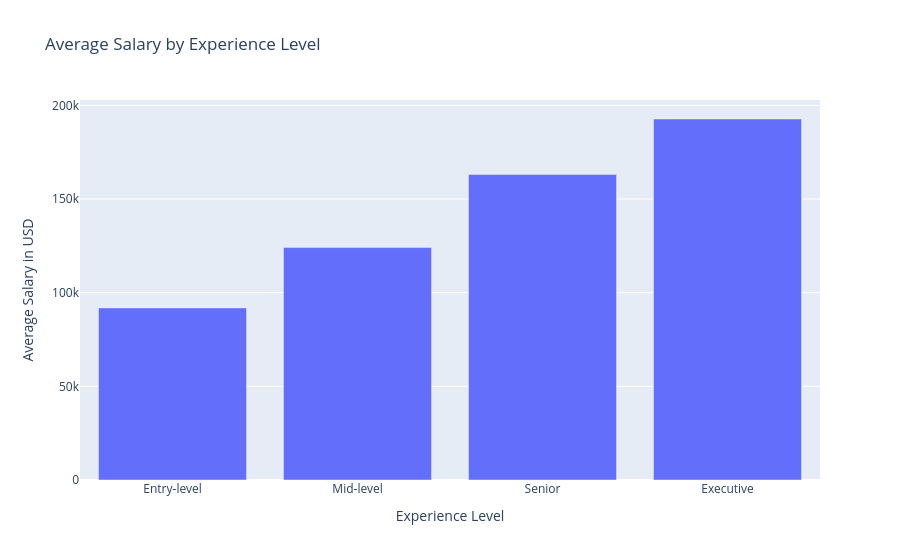

The notebook cell saved with this chart:
### Code cell
avg_salary_df = jobdata.groupby('experience_level', as_index=False)['salary_in_usd'].mean().sort_values(by='salary_in_usd', ascending=True)

fig = px.bar(
    avg_salary_df,
    x='experience_level',
    y='salary_in_usd',
    title='Average Salary by Experience Level',
)

fig.update_layout(
    xaxis_title='Experience Level',
    yaxis_title='Average Salary in USD',
    hoverlabel=dict(
        bgcolor="white",
        font_size=12,
        font_family="sans-serif"
    )
)

fig.show()

### Figure 1 — Plotly figure (JSON) as saved in the notebook; plotly's stock layout.template omitted (floating-point values rounded to 4 significant figures)
{"data": [{"hovertemplate": "experience_level=%{x}<br>salary_in_usd=%{y}<extra></extra>", "legendgroup": "", "marker": {"color": "#636efa", "pattern": {"shape": ""}}, "name": "", "orientation": "v", "showlegend": false, "textposition": "auto", "type": "bar", "x": ["Entry-level", "Mid-level", "Senior", "Executive"], "xaxis": "x", "y": [91870.0, 124100.0, 163100.0, 192700.0], "yaxis": "y"}], "layout": {"barmode": "relative", "hoverlabel": {"bgcolor": "white", "font": {"family": "sans-serif", "size": 12}}, "legend": {"tracegroupgap": 0}, "title": {"text": "Average Salary by Experience Level"}, "xaxis": {"anchor": "y", "domain": [0, 1], "title": {"text": "Experience Level"}}, "yaxis": {"anchor": "x", "domain": [0, 1], "title": {"text": "Average Salary in USD"}}}}
